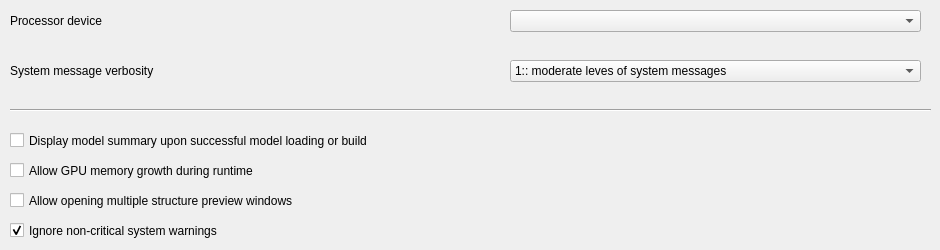
        <widget class="QWidget" name="tab_5">
         <attribute name="title">
          <string>System</string>
         </attribute>
         <widget class="QLabel" name="label_4">
          <property name="geometry">
           <rect>
            <x>10</x>
            <y>10</y>
            <width>141</width>
            <height>21</height>
           </rect>
          </property>
          <property name="font">
           <font>
            <pointsize>9</pointsize>
           </font>
          </property>
          <property name="text">
           <string>Processor device</string>
          </property>
         </widget>
         <widget class="QComboBox" name="use_processor">
          <property name="geometry">
           <rect>
            <x>510</x>
            <y>10</y>
            <width>411</width>
            <height>22</height>
           </rect>
          </property>
          <property name="toolTip">
           <string>Sets the processor to use ( GPUs are faster | CPUs are slow)</string>
          </property>
          <property name="statusTip">
           <string>Sets the processor to use ( GPUs are faster | CPUs are slow)</string>
          </property>
         </widget>
         <widget class="QCheckBox" name="display_model_summary_flag">
          <property name="geometry">
           <rect>
            <x>10</x>
            <y>130</y>
            <width>901</width>
            <height>21</height>
           </rect>
          </property>
          <property name="toolTip">
           <string>Display model summary upon model build or loaded successfully</string>
          </property>
          <property name="statusTip">
           <string>Display model summary upon model build or loaded successfully</string>
          </property>
          <property name="text">
           <string>Display model summary upon successful model loading or build</string>
          </property>
         </widget>
         <widget class="QLabel" name="label_21">
          <property name="geometry">
           <rect>
            <x>10</x>
            <y>60</y>
            <width>501</width>
            <height>21</height>
           </rect>
          </property>
          <property name="font">
           <font>
            <pointsize>9</pointsize>
           </font>
          </property>
          <property name="text">
           <string>System message verbosity</string>
          </property>
         </widget>
         <widget class="QComboBox" name="sys_verbosity">
          <property name="geometry">
           <rect>
            <x>510</x>
            <y>60</y>
            <width>411</width>
            <height>22</height>
           </rect>
          </property>
          <property name="toolTip">
           <string>Sets the verbosty (level of terminal | console messages being displayed)</string>
          </property>
          <property name="statusTip">
           <string>Sets the verbosty (level of terminal | console messages being displayed during training). has no effect in model training.</string>
          </property>
          <property name="currentIndex">
           <number>1</number>
          </property>
          <item>
           <property name="text">
            <string>0:: supress most messages</string>
           </property>
          </item>
          <item>
           <property name="text">
            <string>1:: moderate leves of system messages</string>
           </property>
          </item>
          <item>
           <property name="text">
            <string>2:: show most system messages</string>
           </property>
          </item>
         </widget>
         <widget class="QCheckBox" name="set_gpu_growth">
          <property name="geometry">
           <rect>
            <x>10</x>
            <y>160</y>
            <width>901</width>
            <height>21</height>
           </rect>
          </property>
          <property name="toolTip">
           <string>Allows dynamic growth of GPU memory during train/ inference (not recommended for low VRAM GPUs)</string>
          </property>
          <property name="statusTip">
           <string>Allows dynamic growth of GPU memory during train/ inference (not recommended for low VRAM GPUs)</string>
          </property>
          <property name="text">
           <string>Allow GPU memory growth during runtime</string>
          </property>
         </widget>
         <widget class="QCheckBox" name="allow_multiple_preview_flag">
          <property name="geometry">
           <rect>
            <x>10</x>
            <y>190</y>
            <width>901</width>
            <height>21</height>
           </rect>
          </property>
          <property name="toolTip">
           <string>Allow opening of multiple molecule structure preview windows</string>
          </property>
          <property name="statusTip">
           <string>Allow opening of multiple molecule structure preview windows</string>
          </property>
          <property name="text">
           <string>Allow opening multiple structure preview windows</string>
          </property>
         </widget>
         <widget class="Line" name="line_9">
          <property name="geometry">
           <rect>
            <x>10</x>
            <y>100</y>
            <width>921</width>
            <height>21</height>
           </rect>
          </property>
          <property name="orientation">
           <enum>Qt::Horizontal</enum>
          </property>
         </widget>
         <widget class="QCheckBox" name="flag_ignore_sys_warnings">
          <property name="geometry">
           <rect>
            <x>10</x>
            <y>220</y>
            <width>901</width>
            <height>21</height>
           </rect>
          </property>
          <property name="text">
           <string>Ignore non-critical system warnings</string>
          </property>
          <property name="checked">
           <bool>true</bool>
          </property>
         </widget>
        </widget>
